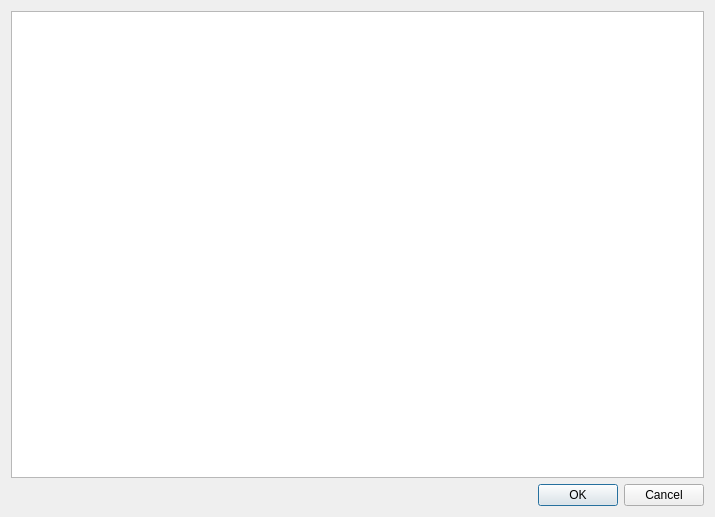
<?xml version="1.0" encoding="UTF-8"?>
<ui version="4.0">
 <class>RulesUI</class>
 <widget class="QDialog" name="RulesUI">
  <property name="geometry">
   <rect>
    <x>0</x>
    <y>0</y>
    <width>715</width>
    <height>517</height>
   </rect>
  </property>
  <property name="windowTitle">
   <string>Règles du jeu de Tarot</string>
  </property>
  <layout class="QGridLayout" name="gridLayout">
   <item row="0" column="0">
    <widget class="QTextBrowser" name="textBrowser">
     <property name="source">
      <url>
       <string>qrc:/html/tarot_rules.htm</string>
      </url>
     </property>
    </widget>
   </item>
   <item row="1" column="0">
    <widget class="QDialogButtonBox" name="buttonBox">
     <property name="orientation">
      <enum>Qt::Horizontal</enum>
     </property>
     <property name="standardButtons">
      <set>QDialogButtonBox::Cancel|QDialogButtonBox::Ok</set>
     </property>
    </widget>
   </item>
  </layout>
 </widget>
 <resources/>
 <connections>
  <connection>
   <sender>buttonBox</sender>
   <signal>accepted()</signal>
   <receiver>RulesUI</receiver>
   <slot>accept()</slot>
   <hints>
    <hint type="sourcelabel">
     <x>248</x>
     <y>254</y>
    </hint>
    <hint type="destinationlabel">
     <x>157</x>
     <y>274</y>
    </hint>
   </hints>
  </connection>
  <connection>
   <sender>buttonBox</sender>
   <signal>rejected()</signal>
   <receiver>RulesUI</receiver>
   <slot>reject()</slot>
   <hints>
    <hint type="sourcelabel">
     <x>316</x>
     <y>260</y>
    </hint>
    <hint type="destinationlabel">
     <x>286</x>
     <y>274</y>
    </hint>
   </hints>
  </connection>
 </connections>
</ui>
